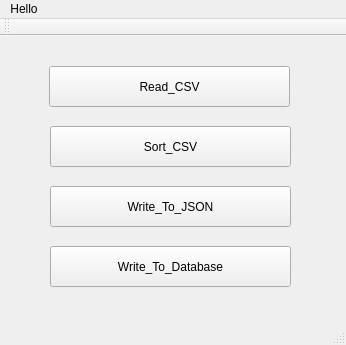
<?xml version="1.0" encoding="UTF-8"?>
<ui version="4.0">
 <class>QT_TasksClass</class>
 <widget class="QMainWindow" name="QT_TasksClass">
  <property name="geometry">
   <rect>
    <x>0</x>
    <y>0</y>
    <width>346</width>
    <height>345</height>
   </rect>
  </property>
  <property name="windowTitle">
   <string>QT_Tasks</string>
  </property>
  <widget class="QWidget" name="centralWidget">
   <widget class="QPushButton" name="loadCSVButton">
    <property name="geometry">
     <rect>
      <x>49</x>
      <y>30</y>
      <width>241</width>
      <height>41</height>
     </rect>
    </property>
    <property name="sizePolicy">
     <sizepolicy hsizetype="Preferred" vsizetype="Preferred">
      <horstretch>0</horstretch>
      <verstretch>0</verstretch>
     </sizepolicy>
    </property>
    <property name="text">
     <string>Read_CSV</string>
    </property>
   </widget>
   <widget class="QPushButton" name="sortCSVButton">
    <property name="geometry">
     <rect>
      <x>50</x>
      <y>90</y>
      <width>241</width>
      <height>41</height>
     </rect>
    </property>
    <property name="sizePolicy">
     <sizepolicy hsizetype="Preferred" vsizetype="Preferred">
      <horstretch>0</horstretch>
      <verstretch>0</verstretch>
     </sizepolicy>
    </property>
    <property name="text">
     <string>Sort_CSV</string>
    </property>
   </widget>
   <widget class="QPushButton" name="generateJSONButton">
    <property name="geometry">
     <rect>
      <x>50</x>
      <y>150</y>
      <width>241</width>
      <height>41</height>
     </rect>
    </property>
    <property name="sizePolicy">
     <sizepolicy hsizetype="Preferred" vsizetype="Preferred">
      <horstretch>0</horstretch>
      <verstretch>0</verstretch>
     </sizepolicy>
    </property>
    <property name="text">
     <string>Write_To_JSON</string>
    </property>
   </widget>
   <widget class="QPushButton" name="writeDatabaseButton">
    <property name="geometry">
     <rect>
      <x>50</x>
      <y>210</y>
      <width>241</width>
      <height>41</height>
     </rect>
    </property>
    <property name="sizePolicy">
     <sizepolicy hsizetype="Preferred" vsizetype="Preferred">
      <horstretch>0</horstretch>
      <verstretch>0</verstretch>
     </sizepolicy>
    </property>
    <property name="text">
     <string>Write_To_Database</string>
    </property>
   </widget>
  </widget>
  <widget class="QMenuBar" name="menuBar">
   <property name="geometry">
    <rect>
     <x>0</x>
     <y>0</y>
     <width>346</width>
     <height>21</height>
    </rect>
   </property>
   <widget class="QMenu" name="menuHello">
    <property name="title">
     <string>Hello</string>
    </property>
   </widget>
   <addaction name="menuHello"/>
  </widget>
  <widget class="QToolBar" name="mainToolBar">
   <attribute name="toolBarArea">
    <enum>TopToolBarArea</enum>
   </attribute>
   <attribute name="toolBarBreak">
    <bool>false</bool>
   </attribute>
  </widget>
  <widget class="QStatusBar" name="statusBar"/>
 </widget>
 <layoutdefault spacing="6" margin="11"/>
 <resources>
  <include location="QT_Tasks.qrc"/>
 </resources>
 <connections/>
</ui>
